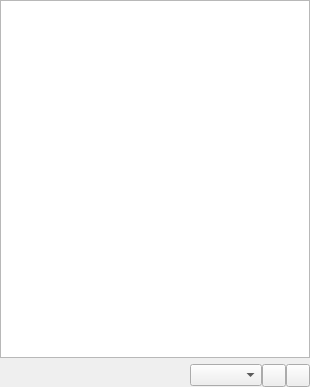
<?xml version="1.0" encoding="UTF-8"?>
<ui version="4.0">
 <class>StreamsPage</class>
 <widget class="QWidget" name="StreamsPage">
  <property name="geometry">
   <rect>
    <x>0</x>
    <y>0</y>
    <width>310</width>
    <height>387</height>
   </rect>
  </property>
  <layout class="QVBoxLayout" name="vlayout">
   <property name="margin">
    <number>0</number>
   </property>
   <item>
    <widget class="ItemView" name="view"/>
   </item>
   <item>
    <layout class="QHBoxLayout" name="hlayout">
     <property name="margin">
      <number>0</number>
     </property>
     <property name="spacing">
      <number>0</number>
     </property>
     <item>
      <layout class="QHBoxLayout" name="horizontalLayout">
       <item>
        <widget class="QLabel" name="infoIcon"/>
       </item>
       <item>
        <widget class="SqueezedTextLabel" name="infoLabel">
         <property name="sizePolicy">
          <sizepolicy hsizetype="MinimumExpanding" vsizetype="Preferred">
           <horstretch>0</horstretch>
           <verstretch>0</verstretch>
          </sizepolicy>
         </property>
        </widget>
       </item>
      </layout>
     </item>
     <item>
      <widget class="GenreCombo" name="genreCombo"/>
     </item>
     <item>
      <widget class="MenuButton" name="menuButton"/>
     </item>
     <item>
      <widget class="ToolButton" name="replacePlayQueue"/>
     </item>
    </layout>
   </item>
  </layout>
 </widget>
 <customwidgets>
  <customwidget>
   <class>ItemView</class>
   <extends>QTreeView</extends>
   <header>itemview.h</header>
  </customwidget>
  <customwidget>
   <class>GenreCombo</class>
   <extends>QComboBox</extends>
   <header>genrecombo.h</header>
  </customwidget>
  <customwidget>
   <class>SqueezedTextLabel</class>
   <extends>QLabel</extends>
   <header>squeezedtextlabel.h</header>
  </customwidget>
  <customwidget>
   <class>MenuButton</class>
   <extends>QToolButton</extends>
   <header>menubutton.h</header>
  </customwidget>
  <customwidget>
   <class>ToolButton</class>
   <extends>QToolButton</extends>
   <header>toolbutton.h</header>
  </customwidget>
 </customwidgets>
 <resources/>
 <connections/>
</ui>
